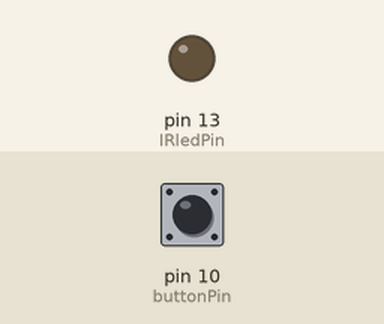
Simulated run of this sketch. Board: Arduino Uno, built with avr-gcc and run on an emulated ATmega328P. Shown: output pins drawn as LEDs (lit = HIGH). Inputs (shaded band) come from the test bench; at power-on: pin 10 (buttonPin) LOW.

Above: at 1.2 s.
1.3 s: pin 10 (buttonPin) pulled HIGH for 0.15 s
Timing chart, 0 to 4.3 s (numbered marks = the images above; inputs shaded):
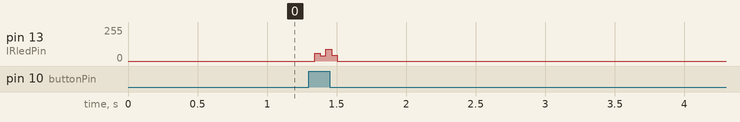

The sketch:

IRtvSend.ino
```cpp
 int IRledPin =  13;    // LED connected to digital pin 13
 const int buttonPin = 10;
 int previousButtonState = 0;
 int buttonState = 0;

 // The setup() method runs once, when the sketch starts

 void setup()   {
   // initialize the IR digital pin as an output:
   pinMode(IRledPin, OUTPUT);
   pinMode(buttonPin, INPUT);

   Serial.begin(9600);
 }

 void loop()
 {
   buttonState = digitalRead(buttonPin);
   if(buttonState != previousButtonState){
    if(buttonState == HIGH){ //Sends the code every time the button is pressed.
      SendChannelUpCode();
    }
   }
   previousButtonState = buttonState;
 }

 // This procedure sends a 38KHz pulse to the IRledPin
 // for a certain # of microseconds. We'll use this whenever we need to send codes
 void pulseIR(long microsecs) {
   // we'll count down from the number of microseconds we are told to wait

   cli();  // this turns off any background interrupts

   while (microsecs > 0) {
     // 38 kHz is about 13 microseconds high and 13 microseconds low
    digitalWrite(IRledPin, HIGH);  // this takes about 3 microseconds to happen
    delayMicroseconds(10);         // hang out for 10 microseconds
    digitalWrite(IRledPin, LOW);   // this also takes about 3 microseconds
    delayMicroseconds(10);         // hang out for 10 microseconds

    // so 26 microseconds altogether
    microsecs -= 26;
   }

   sei();  // this turns them back on
 }

 void SendChannelUpCode() {
   // This is the code for the CHANNEL + for the TV COMCAST

   delayMicroseconds(3528);      //Time off (LEFT column)
   pulseIR(9460);                //Time on (RIGHT column)    <-------DO NOT MIX THESE UP
   delayMicroseconds(4680);
   pulseIR(600);
   delayMicroseconds(560);
   pulseIR(620);
   delayMicroseconds(560);
   pulseIR(600);
   delayMicroseconds(560);
   pulseIR(620);
   delayMicroseconds(560);
   pulseIR(600);
   delayMicroseconds(580);
   pulseIR(600);
   delayMicroseconds(560);
   pulseIR(620);
   delayMicroseconds(1720);
   pulseIR(620);
   delayMicroseconds(560);
   pulseIR(620);
   delayMicroseconds(1720);
   pulseIR(600);
   delayMicroseconds(1740);
   pulseIR(600);
   delayMicroseconds(1740);
   pulseIR(600);
   delayMicroseconds(1740);
   pulseIR(600);
   delayMicroseconds(1740);
   pulseIR(600);
   delayMicroseconds(1740);
   pulseIR(600);
   delayMicroseconds(560);
   pulseIR(620);
   delayMicroseconds(1720);
   pulseIR(620);
   delayMicroseconds(560);
   pulseIR(620);
   delayMicroseconds(1720);
   pulseIR(620);
   delayMicroseconds(540);
   pulseIR(620);
   delayMicroseconds(560);
   pulseIR(620);
   delayMicroseconds(1720);
   pulseIR(620);
   delayMicroseconds(560);
   pulseIR(600);
   delayMicroseconds(560);
   pulseIR(620);
   delayMicroseconds(560);
   pulseIR(620);
   delayMicroseconds(1720);
   pulseIR(620);
   delayMicroseconds(560);
   pulseIR(600);
   delayMicroseconds(1740);
   pulseIR(600);
   delayMicroseconds(1740);
   pulseIR(600);
   delayMicroseconds(560);
   pulseIR(620);
   delayMicroseconds(1720);
   pulseIR(620);
   delayMicroseconds(1720);
   pulseIR(600);
   delayMicroseconds(1740);
   pulseIR(640);
   delayMicroseconds(41880);
   pulseIR(9480);
   delayMicroseconds(2260);
   pulseIR(620);
   delayMicroseconds(35224);
   pulseIR(9480);
   delayMicroseconds(2260);
   pulseIR(600);
   delayMicroseconds(35224);
   pulseIR(9480);
   delayMicroseconds(2260);
   pulseIR(620);
   delayMicroseconds(35284);
   pulseIR(9440);
   delayMicroseconds(2260);
   pulseIR(620);
 }
```
